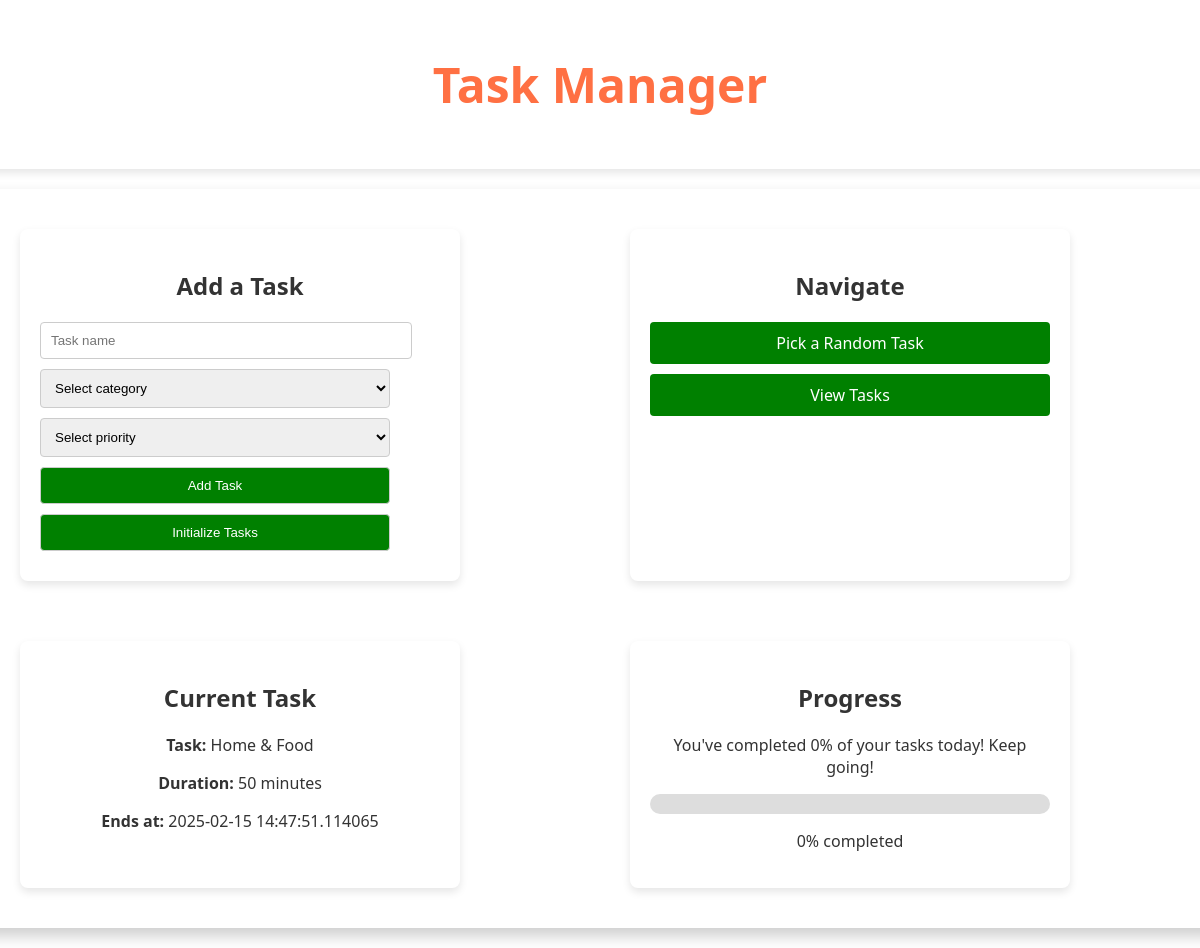
Before: / with the older database file.
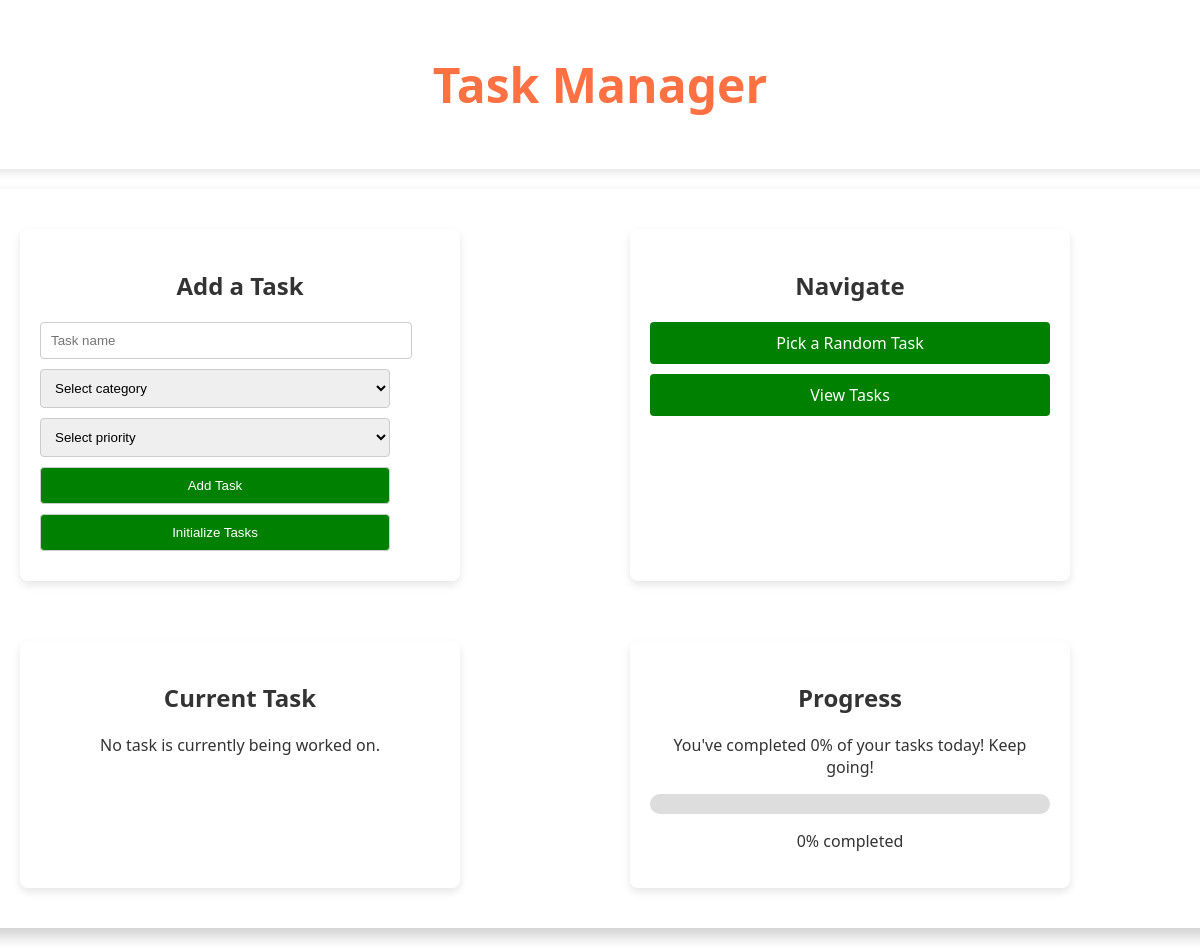
After: the same page with the newer database file.
### tables this page shows
CREATE TABLE completed_tasks (
    id INTEGER PRIMARY KEY AUTOINCREMENT,
    task_id INTEGER NOT NULL,
    task_name TEXT NOT NULL,
    category TEXT NOT NULL,
    duration INTEGER NOT NULL,
    completed_at TIMESTAMP NOT NULL,
    FOREIGN KEY (task_id) REFERENCES tasks(id)
);

### app.py (the view)
@app.route('/')
def index():
    with sqlite3.connect('tasks.db') as conn:
        cursor = conn.cursor()
        cursor.execute('SELECT id, name FROM tasks')
        remaining_tasks = cursor.fetchall()
        cursor.execute('SELECT COUNT(*) FROM tasks')
        tasks_remaining = cursor.fetchone()[0]
        today = datetime.now().strftime('%Y-%m-%d')
        cursor.execute('SELECT COUNT(*) FROM completed_tasks WHERE DATE(completed_at) = ?', (today,))
        tasks_completed = cursor.fetchone()[0]
    completion_percentage = (tasks_completed / (tasks_remaining + tasks_completed) * 100) if tasks_remaining + tasks_completed > 0 else 0
    completion_percentage = int(round(completion_percentage, 0))
    motivational_message = f"You've completed {completion_percentage}% of your tasks today! Keep going!"
    current_task = None
    cursor.execute('SELECT * FROM completed_tasks ORDER BY id DESC LIMIT 1')
    current_task = cursor.fetchone()
    return render_template('index.html', current_task=current_task, tasks_remaining=tasks_remaining, motivational_message=motivational_message, completion_percentage=completion_percentage)

### templates/index.html (shortened to what this page needs)
<!DOCTYPE html>
<html>
<head>
    <link rel="stylesheet" type="text/css" href="{{ url_for('static', filename='style.css') }}">
</head>
<body>
    <header>
        <h1 class="main-header">Task Manager</h1>
    </header>
    <div class="content">
        <div class="grid-container">
            <section class="task-form">
                <h2>Add a Task</h2>
                <form action="{{ url_for('add_task') }}" method="post">
                    <input type="text" name="name" placeholder="Task name" required>
                    <select name="category" required>
                        <option value="" disabled selected>Select category</option>
                    </select>
                    <select name="priority" required>
                        <option value="" disabled selected>Select priority</option>
                    </select>
                    <button type="submit" class="btn-primary">Add Task</button>
                </form>
                <form action="{{ url_for('init_tasks') }}" method="get">
                    <button type="submit" class="btn-primary">Initialize Tasks</button>
                </form>
            </section>
            <section class="navigation">
                <h2>Navigate</h2>
                <a href="{{ url_for('pick_task') }}" class="nav-link btn-primary">Pick a Random Task</a>
                <a href="{{ url_for('view_tasks') }}" class="nav-link btn-primary">View Tasks</a>
            </section>
            <section class="current-task">
                <h2>Current Task</h2>
                {% if current_task %}
                    <p><strong>Task:</strong> {{ current_task[2] }}</p>
                    <p><strong>Duration:</strong> {{ current_task[4] }} minutes</p>
                    <p><strong>Ends at:</strong> {{ current_task[5] }}</p>
                {% else %}
                    <p>No task is currently being worked on.</p>
                {% endif %}
            </section>
            <section class="progress">
                <h2>Progress</h2>
                <p>{{ motivational_message }}</p>
                <div class="progress-bar">
                </div>
                <p>{{ completion_percentage }}% completed</p>
            </section>
        </div>
    </div>
</body>
</html>

### static/style.css (style rules this page uses)
header { background-color: rgba(255, 255, 255, 0.8); width: 100%; padding: 20px; box-shadow: 0 4px 8px rgba(0, 0, 0, 0.1); }
section { background-color: rgba(255, 255, 255, 0.8); margin: 20px; padding: 20px; border-radius: 8px; box-shadow: 0 4px 8px rgba(0, 0, 0, 0.1); width: 80%; max-width: 400px; }
.task-form form { display: flex; flex-direction: column; }
.task-form input, .task-form select, .task-form button { width: 100%; padding: 10px; margin-bottom: 10px; border: 1px solid #ccc; border-radius: 4px; }
button { background-color: #4caf50; color: white; border: none; padding: 10px; border-radius: 4px; cursor: pointer; }
.nav-link { display: block; background-color: #2e8b57; color: white; padding: 10px; margin: 5px 0; border-radius: 4px; text-decoration: none; }

Changed rows visible on the page:
removed completed_tasks: task_name "Home & Food", duration "50", completed_at "2025-02-15 14:47:51.114065"
Other visible differences:
text no longer shown: "Task: Duration: minutes Ends at:"
text now shown: "No task is currently being worked on."
